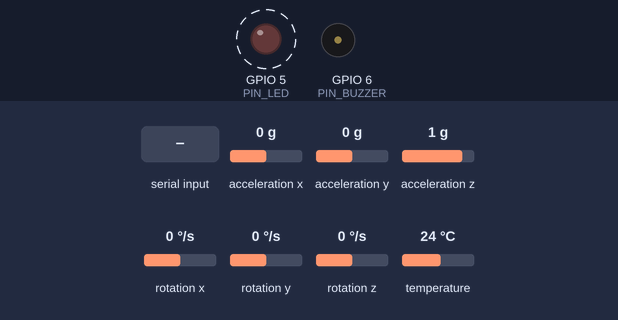
Simulated run of this sketch. Board: ESP32-S3. On the bench: output pins drawn as LEDs (lit = HIGH), buzzer (waves = sounding). Wiring (from diagram.json): MPU-6050 motion sensor at I2C address 0x68. Dashed ring = blinking. The inputs (shaded band) are chosen by the test bench; at power-on: acceleration x 0 g, temperature 24 °C, acceleration y 0 g, acceleration z 1 g, rotation x 0 °/s, rotation y 0 °/s, rotation z 0 °/s. What the sketch prints to the serial monitor is not drawn.

Above: at 1.5 s.
1.6 s: "WARNING 150\n" received over Serial
5.3 s: acceleration x set to -0.2 g
At 6.4 s:
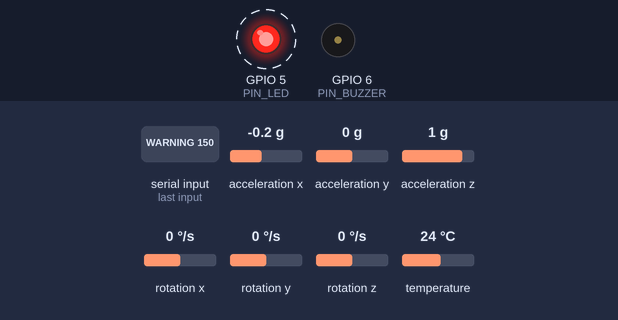
9.0 s: acceleration x set to -0.5 g
12.5 s: temperature set to 20.3 °C
16.2 s: temperature set to 19.5 °C
19.7 s: acceleration y set to -1.4 g
At 20.5 s:
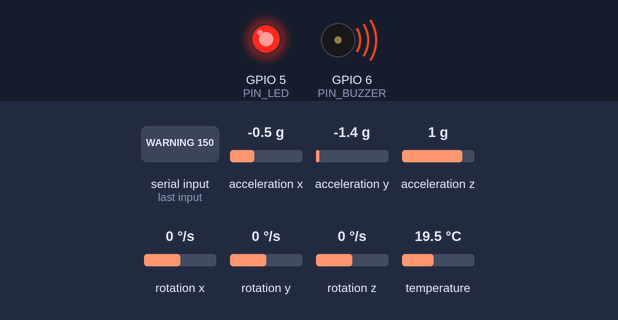
Timing chart, 0 to 24.2 s (numbered marks = the images above; inputs shaded):
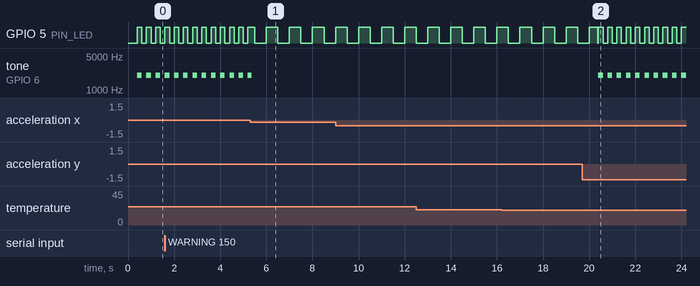

The sketch:

patient_node.ino
```cpp
/*
 * Remote patient monitoring - patient node (ESP32-S3), Wokwi simulation firmware.
 * HR/SpO2 use software profiles; temperature and motion use Wokwi sensors.
 * SerialSimTransport is a test path, not LoRa.
 * Type HELP in the Serial Monitor.
 */
#include <Arduino.h>
#include <Wire.h>
#include <OneWire.h>
#include <DallasTemperature.h>
#include "telemetry.h"
#include "fall_detector.h"
#include "patient_reading.h"

// ---------------- Configuration & pins ----------------
static const uint16_t PATIENT_NUM = 1;               // -> "P001"
static const uint32_t DEFAULT_INTERVAL_S = 60;       // report: 60 s cycle
static const uint32_t DEFAULT_PATIENT_SAMPLE_INTERVAL_MS = 5000;
static const uint8_t PIN_ONEWIRE = 4, PIN_SDA = 8, PIN_SCL = 9, PIN_LED = 5, PIN_BUZZER = 6;
static const float TEMP_BORDERLINE_C = 37.5f, TEMP_CRITICAL_C = 38.0f;

// Seuils d'alerte du projet (Task 3)
static const uint8_t SPO2_LOW = 92, HR_HIGH = 120;
static const uint8_t SPO2_BORDERLINE_LOW = 95, HR_BORDERLINE_HIGH = 100;

enum Scenario { SC_NORMAL, SC_LOW_SPO2, SC_HIGH_HR, SC_HIGH_TEMP, SC_FALL, SC_SENSOR_ERROR, SC_COUNT };
static const char* SC_NAMES[SC_COUNT] = {"NORMAL", "LOW_SPO2", "HIGH_HR", "HIGH_TEMP", "FALL", "SENSOR_ERROR"};

// États pour le système d'alerte local (Task 3)
enum AlertState { STATE_NORMAL, STATE_BORDERLINE, STATE_CRITICAL };

// ---------------- Synthetic MAX30102 stand-in ----------------
class SyntheticHrSpo2 {
public:
  bool read(Scenario s, uint16_t n, uint8_t& hr, uint8_t& spo2) {
    if (s == SC_SENSOR_ERROR) return false;  // simule un capteur déconnecté
    int j = (int)((n * 7) % 5) - 2;
    hr = 72 + j; spo2 = 97 + (j > 0 ? 1 : 0);
    if (s == SC_LOW_SPO2) { spo2 = 89 - (n % 2); hr = 88; }
    else if (s == SC_HIGH_HR) hr = 132 + j;
    else if (s == SC_FALL) hr = 95;
    return true;
  }
};

// ---------------- DS18B20 (non-blocking) ----------------
class TempSensor {
public:
  TempSensor() : ow_(PIN_ONEWIRE), dt_(&ow_) {}
  void begin() { dt_.begin(); dt_.setWaitForConversion(false); present_ = dt_.getDeviceCount() > 0; }
  void update(uint32_t now) {
    if (!present_) return;
    if (!pending_) { dt_.requestTemperatures(); t0_ = now; pending_ = true; }
    else if (now - t0_ >= 800) {
      float c = dt_.getTempCByIndex(0); pending_ = false;
      valid_ = (c > -100.0f && c < 125.0f); last_ = c;
    }
  }
  bool present() const { return present_; }
  bool get(float& c) const { c = last_; return present_ && valid_; }
private:
  OneWire ow_; DallasTemperature dt_;
  bool present_ = false, valid_ = false, pending_ = false; uint32_t t0_ = 0; float last_ = 0;
};

// ---------------- MPU6050 (raw I2C) ----------------
class Mpu6050 {
public:
  bool begin() {
    const uint8_t addresses[] = {0x68, 0x69};
    for (uint8_t address : addresses) {
      Wire.beginTransmission(address);
      Wire.write(0x75);  // WHO_AM_I
      if (Wire.endTransmission(false) != 0 ||
          Wire.requestFrom(address, (uint8_t)1) != 1) continue;
      if ((Wire.read() & 0x7E) != 0x68) continue;
      address_ = address;
      break;
    }
    if (address_ == 0) return false;

    // Use known full-scale ranges so the raw-value conversions below stay valid.
    ok_ = writeRegister_(0x1A, 0x03) &&  // DLPF: reduce high-frequency noise
          writeRegister_(0x19, 0x09) &&  // 100 Hz sample rate
          writeRegister_(0x1B, 0x00) &&  // gyro: +/-250 degrees/s
          writeRegister_(0x1C, 0x00) &&  // accelerometer: +/-2 g
          writeRegister_(0x6B, 0x00);    // wake up
    return ok_;
  }
  bool ok() const { return ok_; }
  uint8_t address() const { return address_; }
  bool readMotion(float& ax, float& ay, float& az,
                  float& gx, float& gy, float& gz) {
    if (!ok_) return false;
    Wire.beginTransmission(address_); Wire.write(0x3B);
    if (Wire.endTransmission(false) != 0) return false;
    if (Wire.requestFrom(address_, (uint8_t)14) != 14) return false;
    int16_t raw[7];
    for (int i = 0; i < 7; i++) {
      uint16_t value = ((uint16_t)Wire.read() << 8) | (uint16_t)Wire.read();
      raw[i] = (int16_t)value;
    }
    ax = raw[0] / 16384.0f; ay = raw[1] / 16384.0f; az = raw[2] / 16384.0f;
    gx = raw[4] / 131.0f; gy = raw[5] / 131.0f; gz = raw[6] / 131.0f;
    return true;
  }
private:
  bool writeRegister_(uint8_t reg, uint8_t value) {
    Wire.beginTransmission(address_);
    Wire.write(reg);
    Wire.write(value);
    return Wire.endTransmission() == 0;
  }

  uint8_t address_ = 0;
  bool ok_ = false;
};

// ---------------- Local alerts: LED + buzzer (Task 3) ----------------
class AlertManager {
public:
  void begin() {
    pinMode(PIN_LED, OUTPUT);
    digitalWrite(PIN_LED, LOW);
    pinMode(PIN_BUZZER, OUTPUT);
    digitalWrite(PIN_BUZZER, LOW);
#if defined(ESP_ARDUINO_VERSION_MAJOR) && ESP_ARDUINO_VERSION_MAJOR >= 3
    ledcAttach(PIN_BUZZER, 2000, 8);
#else
    ledcSetup(0, 2000, 8); ledcAttachPin(PIN_BUZZER, 0);
#endif
  }

  // Évaluation des 3 états (Normal, Borderline, Critique)
  void evaluate(float hr, float spo2, float temperatureC, bool temperatureValid,
                bool fall, bool sensorFault) {
    if (fall || sensorFault || !temperatureValid || hr > HR_HIGH ||
        spo2 < SPO2_LOW || temperatureC > TEMP_CRITICAL_C) {
      currentState = STATE_CRITICAL;
    } else if (temperatureC >= TEMP_BORDERLINE_C ||
               hr > HR_BORDERLINE_HIGH || spo2 < SPO2_BORDERLINE_LOW) {
      currentState = STATE_BORDERLINE;
    } else {
      currentState = STATE_NORMAL;
    }
  }

  bool isAlert() const { return currentState != STATE_NORMAL; }

  void update(uint32_t now) {
    bool ledOn = false;
    bool beep = false;

    switch (currentState) {
      case STATE_CRITICAL:
        // Fast non-blocking LED blink and pulsed buzzer.
        ledOn = (now % 400) < 200;
        beep = ledOn;
        break;

      case STATE_BORDERLINE:
        // Medium blink, no buzzer.
        ledOn = (now % 1000) < 500;
        beep = false;
        break;

      case STATE_NORMAL:
      default:
        // Active-HIGH outputs stay off when measurements are normal.
        ledOn = false;
        beep = false;
        break;
    }

    digitalWrite(PIN_LED, ledOn ? HIGH : LOW);
    tone_(beep ? 2000 : 0);
  }

private:
  void tone_(int f) {
    if (f == cur_) return;
    cur_ = f;
#if defined(ESP_ARDUINO_VERSION_MAJOR) && ESP_ARDUINO_VERSION_MAJOR >= 3
    ledcWriteTone(PIN_BUZZER, f);
#else
    ledcWriteTone(0, f);
#endif
  }

  AlertState currentState = STATE_NORMAL;
  int cur_ = -1;
};

// ---------------- Transport abstraction ----------------
class Transport {
public:
  virtual ~Transport() {}
  virtual bool send(const uint8_t* p, size_t n, uint16_t seq) = 0;
  virtual const char* name() const = 0;
};

class SerialSimTransport : public Transport {  // SIMULATION ONLY - not LoRa
public:
  bool send(const uint8_t* p, size_t n, uint16_t seq) override {
    Serial.printf("LORA_TX_SIM seq=%u hex=", seq);
    for (size_t i = 0; i < n; i++) Serial.printf("%02X", p[i]);
    Serial.println();
    return true;
  }
  const char* name() const override { return "SERIAL_SIM (not LoRa)"; }
};

// ---------------- Globals ----------------
static SyntheticHrSpo2 max30102_sim;
static TempSensor tempSensor;
static Mpu6050 imu;
static rpm::FallDetector fallDet;
static AlertManager alerts;
static SerialSimTransport serialTransport;
static Transport* transport = &serialTransport;

static Scenario scenario = SC_NORMAL;
static uint32_t intervalMs = DEFAULT_INTERVAL_S * 1000UL, lastTxMs = 0, lastImuMs = 0, lastMpuLogMs = 0;
static uint32_t patientSampleIntervalMs = DEFAULT_PATIENT_SAMPLE_INTERVAL_MS, lastPatientSampleMs = 0;
static uint16_t patientNum = PATIENT_NUM, seqNo = 0;
static rpm::PatientProfile patientProfile = rpm::PROFILE_NORMAL;
static bool sendNow = false, tempSynthetic = false, firstTx = true, patientSampleStarted = false;
static bool simulatedFallPending = false;
static uint8_t lastFlags = 0; static uint8_t lastHr = 0, lastSpo2 = 0; static int16_t lastTemp = 0;
static String cmdBuf;

// ---------------- Patient reading ----------------
static rpm::PatientReading readPatientData(uint32_t now, rpm::PatientReadingSources& sources) {
  const rpm::SimulatedVitals simulated = rpm::simulatedVitals(patientProfile);
  rpm::PatientReading reading{};
  reading.patient_id = patientNum;
  reading.timestamp_ms = now;
  reading.heart_rate_bpm = simulated.heart_rate_bpm;
  reading.spo2_percent = simulated.spo2_percent;
  sources.heart_rate = "SIMULATED_PROFILE";
  sources.spo2 = "SIMULATED_PROFILE";

  if (scenario == SC_LOW_SPO2) { reading.heart_rate_bpm = 88; reading.spo2_percent = 89; }
  else if (scenario == SC_HIGH_HR) reading.heart_rate_bpm = 132;

  float temperature = 0;
  bool temperatureOk = false;
  if (scenario == SC_HIGH_TEMP) {
    temperature = 38.9f;
    temperatureOk = true;
    sources.temperature = "SIMULATED_SCENARIO";
  } else if (tempSynthetic) {
    temperature = simulated.temperature_c;
    temperatureOk = true;
    sources.temperature = "SIMULATED_PROFILE";
  } else if (tempSensor.get(temperature)) {
    temperatureOk = temperature >= 20.0f && temperature <= 45.0f;
    sources.temperature = temperatureOk ? "DS18B20_SENSOR" : "UNAVAILABLE_OUT_OF_RANGE";
  } else {
    sources.temperature = "UNAVAILABLE_SENSOR";
  }
  sources.temperature_valid = temperatureOk;
  if (temperatureOk) reading.temperature_c = temperature;

  const bool commandFall = rpm::consumeSimulatedFall(simulatedFallPending);
  const bool scenarioFall = scenario == SC_FALL;
  const bool sensorFall = imu.ok() && fallDet.active(now);
  reading.fall_detected = commandFall || scenarioFall || sensorFall;
  if (commandFall) sources.fall = "SERIAL_COMMAND_SIMULATED";
  else if (scenarioFall) sources.fall = "SIMULATED_SCENARIO";
  else if (sensorFall) sources.fall = "MPU6050_HEURISTIC";
  else sources.fall = imu.ok() ? "MPU6050_SENSOR_NO_FALL" : "UNAVAILABLE_ACCELEROMETER";

  const bool sensorFault = scenario == SC_SENSOR_ERROR ||
                           !sources.temperature_valid || !imu.ok();
  alerts.evaluate(reading.heart_rate_bpm, reading.spo2_percent,
                  reading.temperature_c, sources.temperature_valid,
                  reading.fall_detected, sensorFault);
  return reading;
}

static void printPatientData(const rpm::PatientReading& reading,
                             const rpm::PatientReadingSources& sources) {
  const std::string json = rpm::serializePatientReading(reading, sources);
  Serial.println(json.c_str());
}

static bool readTemperature(float& c) {
  if (scenario == SC_SENSOR_ERROR) return false;
  if (scenario == SC_HIGH_TEMP) { c = 38.9f; return true; }
  if (tempSynthetic) { c = 36.6f; return true; }
  return tempSensor.get(c);
}

// ---------------- Telemetry build + send ----------------
static void buildAndSend(uint32_t now) {
  rpm::Telemetry t{}; t.pid = patientNum; t.seq = seqNo; t.uptime_s = now / 1000;
  t.flags = rpm::F_SYNTH;
  if (!max30102_sim.read(scenario, seqNo, t.hr, t.spo2)) t.flags |= rpm::F_HRSPO2_FAULT;

  float c = 0;
  bool tOk = readTemperature(c);

  if (!tOk) t.flags |= rpm::F_TEMP_FAULT; else t.temp_x100 = (int16_t)lroundf(c * 100.0f);

  bool fall = (scenario == SC_FALL) || fallDet.active(now);
  if (fall) t.flags |= rpm::F_FALL;
  if (!imu.ok()) t.flags |= rpm::F_IMU_FAULT;
  rpm::normalize(t);

  uint8_t buf[rpm::PACKET_LEN]; rpm::encode(t, buf);
  Serial.printf("DBG {\"pid\":\"P%03u\",\"seq\":%u,\"hr\":%u,\"spo2\":%u,\"temp\":%.2f,\"flags\":%u,\"scenario\":\"%s\",\"uptime\":%lu,\"alert\":%d}\n",
                t.pid, t.seq, t.hr, t.spo2, t.temp_x100 == rpm::TEMP_INVALID ? -999.0 : t.temp_x100 / 100.0,
                t.flags, SC_NAMES[scenario], (unsigned long)t.uptime_s, (int)alerts.isAlert());

  bool ok = transport->send(buf, sizeof(buf), t.seq);
  if (!ok) Serial.println("ERR transmit failed");
  lastFlags = t.flags; lastHr = t.hr; lastSpo2 = t.spo2; lastTemp = t.temp_x100;
  seqNo++; lastTxMs = now;
}

// ---------------- Serial commands ----------------
static void printHelp() {
  Serial.println("Commands: HELP | STATUS | NORMAL | WARNING | CRITICAL | FALL");
  Serial.println("          SET_SAMPLE_INTERVAL <1..3600 s> | SET_PATIENT <1..999> | TEMP_SOURCE <SENSOR|SYNTH>");
  Serial.println("          SEND | SET_INTERVAL <5..3600 s> | SET_SCENARIO <...>");
  Serial.println("          SET_SCENARIO <NORMAL|LOW_SPO2|HIGH_HR|HIGH_TEMP|FALL|SENSOR_ERROR>");
}

static void printStatus(uint32_t now) {
  Serial.printf("STATUS patient=%u profile=%s scenario=%s sample_interval=%lus tx_interval=%lus seq=%u uptime=%lus transport=%s\n",
                patientNum, patientProfile == rpm::PROFILE_NORMAL ? "NORMAL" : patientProfile == rpm::PROFILE_WARNING ? "WARNING" : "CRITICAL", SC_NAMES[scenario],
                (unsigned long)(patientSampleIntervalMs / 1000),
                (unsigned long)(intervalMs / 1000), seqNo, (unsigned long)(now / 1000), transport->name());
  Serial.printf("  sensors: DS18B20=%s MPU6050=%s MAX30102=SYNTHETIC(no real sensor) temp_source=%s\n",
                tempSensor.present() ? "present" : "MISSING", imu.ok() ? "present" : "MISSING", tempSynthetic ? "SYNTH" : "SENSOR");
  Serial.printf("  last: hr=%u spo2=%u temp=%.2f flags=0x%02X local_alert=%s\n", lastHr, lastSpo2,
                lastFlags & rpm::F_TEMP_FAULT ? -999.0 : lastTemp / 100.0,
                lastFlags, alerts.isAlert() ? "ON" : "off");
}

static void handleCommand(String line, uint32_t now) {
  line.trim(); if (line.length() == 0) return;
  line.toUpperCase();
  int sp = line.indexOf(' ');
  String cmd = sp < 0 ? line : line.substring(0, sp);
  String arg = sp < 0 ? "" : line.substring(sp + 1); arg.trim();
  if (cmd == "HELP") printHelp();
  else if (cmd == "STATUS") printStatus(now);
  else if (cmd == "NORMAL" || cmd == "WARNING" || cmd == "CRITICAL") {
    patientProfile = cmd == "WARNING" ? rpm::PROFILE_WARNING :
                     cmd == "CRITICAL" ? rpm::PROFILE_CRITICAL : rpm::PROFILE_NORMAL;
    scenario = SC_NORMAL;
    Serial.printf("OK profile=%s (applies to the next patient reading)\n", cmd.c_str());
  } else if (cmd == "FALL") {
    scenario = SC_NORMAL;
    simulatedFallPending = true;
    Serial.println("OK simulated fall queued for the next patient reading");
  } else if (cmd == "SET_SAMPLE_INTERVAL") {
    long v = arg.toInt();
    if (arg.length() == 0 || v < 1 || v > 3600) Serial.println("ERR usage: SET_SAMPLE_INTERVAL <1..3600> seconds");
    else {
      patientSampleIntervalMs = (uint32_t)v * 1000UL;
      Serial.printf("OK patient_sample_interval=%lds\n", v);
    }
  }
  else if (cmd == "SEND") { sendNow = true; Serial.println("OK sending now"); }
  else if (cmd == "SET_SCENARIO") {
    for (int i = 0; i < SC_COUNT; i++) if (arg == SC_NAMES[i]) {
      if (i == SC_NORMAL) patientProfile = rpm::PROFILE_NORMAL;
      scenario = (Scenario)i; sendNow = true; Serial.printf("OK scenario=%s (sending now)\n", SC_NAMES[i]); return;
    }
    Serial.println("ERR unknown scenario.");
  } else Serial.println("ERR unknown command - type HELP");
}

static void pollSerial(uint32_t now) {
  while (Serial.available()) {
    char ch = (char)Serial.read();
    if (ch == '\n' || ch == '\r') { if (cmdBuf.length()) { handleCommand(cmdBuf, now); cmdBuf = ""; } }
    else if (cmdBuf.length() < 64) cmdBuf += ch;
  }
}

// ---------------- Arduino entry points ----------------
void setup() {
  Serial.begin(115200);
  delay(300);
  Serial.println("\nRPM patient node starting. HR/SpO2 are simulated; timestamp_ms is elapsed time since startup.");
  alerts.begin();
  Wire.begin(PIN_SDA, PIN_SCL);
  Wire.setClock(400000);
  tempSensor.begin();
  if (imu.begin()) {
    Serial.printf("MPU6050 ready at I2C address 0x%02X (SDA=%u, SCL=%u)\n",
                  imu.address(), PIN_SDA, PIN_SCL);
  } else {
    Serial.println("ERR MPU6050 not found at I2C address 0x68 or 0x69; check SDA/SCL wiring");
  }
  printHelp();
}

void loop() {
  uint32_t now = millis();
  pollSerial(now);
  tempSensor.update(now);

  if (now - lastImuMs >= 20) {
    lastImuMs = now;
    float ax, ay, az, gx, gy, gz;
    if (imu.readMotion(ax, ay, az, gx, gy, gz)) {
      if (now - lastMpuLogMs >= 500) {
        lastMpuLogMs = now;
        Serial.printf("MPU6050 a[g]=%.2f,%.2f,%.2f gyro[dps]=%.1f,%.1f,%.1f\n",
                      ax, ay, az, gx, gy, gz);
      }
      if (fallDet.update(ax, ay, az, gx, gy, gz, now)) {
        Serial.println("EVENT fall/sudden motion detected");
        sendNow = true;
      }
    } else if (imu.ok() && now - lastMpuLogMs >= 1000) {
      lastMpuLogMs = now;
      Serial.println("ERR MPU6050 I2C motion read failed");
    }
  }

  if (rpm::patientSampleDue(now, lastPatientSampleMs, patientSampleStarted, patientSampleIntervalMs)) {
    patientSampleStarted = true;
    lastPatientSampleMs = now;
    rpm::PatientReadingSources sources{};
    const rpm::PatientReading reading = readPatientData(now, sources);
    printPatientData(reading, sources);
  }

  if (firstTx && now >= 3000) { sendNow = true; firstTx = false; }
  if (sendNow || (now - lastTxMs >= intervalMs && !firstTx)) { sendNow = false; buildAndSend(now); }

  // Mise à jour continue du système d'alerte local (LED / Buzzer)
  alerts.update(now);
}
```

Source omitted: fall_detector.h (2239 bytes), patient_reading.h (3571 bytes), telemetry.h (1856 bytes)

Measured:
- by itself, tone on GPIO 6 (PIN_BUZZER): alternates 2000 Hz for 0.20 s and silent for 0.20 s
